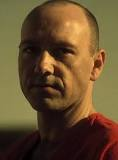
#> input picture Images/Img2.jpeg, 118 x 160 px, found by its file name
$ jupyter execute --allow-errors who.ipynb
#> lines starting #> are read from the running program, lines starting #| are printed output that depends on the picture
[cell 1]
import cv2

img = cv2.imread("Images/Img2.jpeg", cv2.IMREAD_GRAYSCALE)
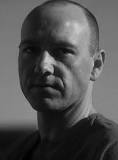
#> img: shape (160, 118); min 0, max 203, mean 82.6

if img is None or img.size == 0:
    print("Error while trying to load the image")
else:
    cv2.imshow("image", img)

cv2.waitKey(0)
cv2.destroyAllWindows()

[cell 2]
import numpy as np
import matplotlib.pyplot as plt
x = np.array([
               [[196,  71,  83],
                [119, 167, 215],
                [136, 164, 149],
                [205, 137, 224]]
                ])


plt.imshow(x,cmap='gray')
plt.show();
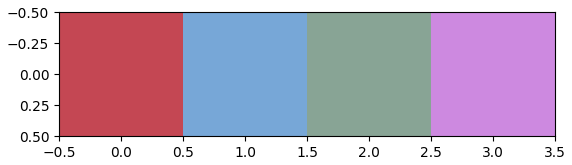
#> figure drawn by matplotlib, 1 panel

[cell 3]
2+6

[cell 4]
import cv2
import matplotlib.pyplot as plt

img=cv2.imread('Images/Img1.jpeg')
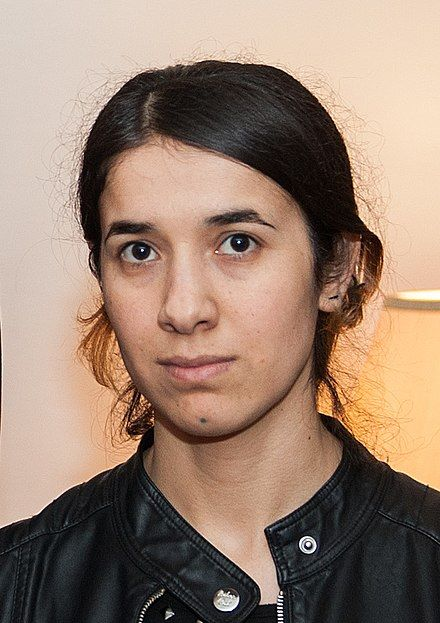
#> input picture Images/Img1.jpeg, 440 x 623 px, found by its file name
#> img is the input picture: shape (623, 440, 3); mean B, G, R 112.8, 129.3, 153.7

[cell 5]
cv2.imshow('Image', img)

cv2.waitKey(0)
#> (the rest of this cell did not finish here and is left out)

[cell 6]
import cv2

img=cv2.imread('Images/Img1.jpeg')
array= np.array(img)

print(array)
#> (printed output is left out)
